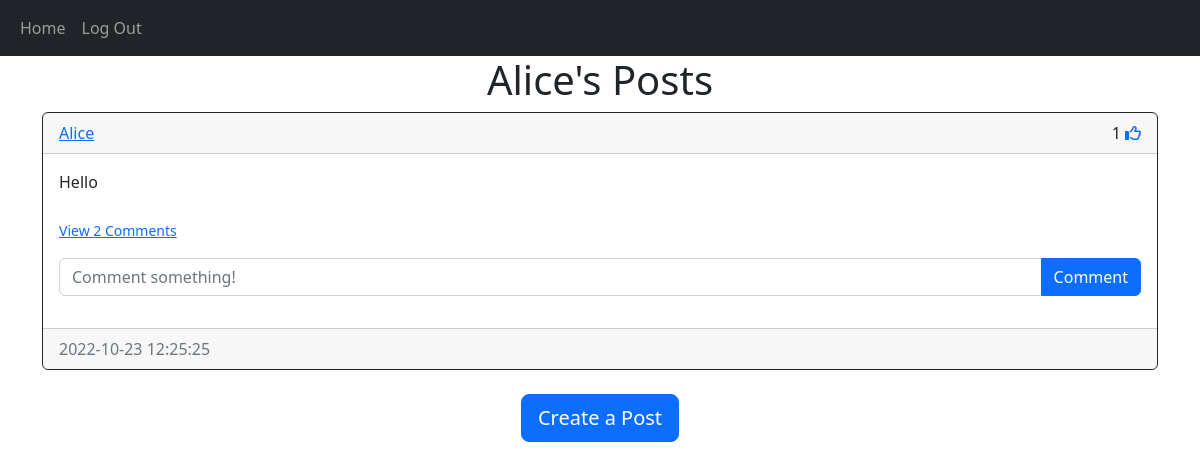
Page /posts/Alice (signed in) on the committed database.
### models.py (models this page shows)
class User(db.Model, UserMixin):
    id = db.Column(db.Integer, primary_key=True)
    email = db.Column(db.String(150), unique=True)
    username = db.Column(db.String(150), unique=True)
    password = db.Column(db.String(150))
    date_created = db.Column(db.DateTime(timezone=True), default=func.now())
    posts = db.relationship('Post', backref='user', passive_deletes=True)
    comments = db.relationship('Comment', backref='user', passive_deletes=True)
    likes = db.relationship('Like', backref='user', passive_deletes=True)

class Post(db.Model):
    id = db.Column(db.Integer, primary_key=True)
    text = db.Column(db.Text, nullable=False)
    date_created = db.Column(db.DateTime(timezone=True), default=func.now())
    author = db.Column(db.Integer, db.ForeignKey('user.id', ondelete="CASCADE"), nullable=False)
    comments = db.relationship('Comment', backref='post', passive_deletes=True)
    likes = db.relationship('Like', backref='post', passive_deletes=True)

### views.py (the view)
@views.route("/posts/<username>")
@login_required
def posts(username):
    user = User.query.filter_by(username=username).first()
    if not user:
        flash('No user with that username exists.', category='error')
        return redirect(url_for('views.home'))
    posts = user.posts
    return render_template("posts.html", user=current_user, posts=posts, username=username)

### __init__.py (called while the page is built)
def create_app():
    app = Flask(__name__)
    app.config['SECRET_KEY'] = "helloworld"
    app.config['SQLALCHEMY_DATABASE_URI'] = f'sqlite:///{DB_NAME}'
    db.init_app(app)
    from .views import views
    from .auth import auth
    app.register_blueprint(views, url_prefix="/")
    app.register_blueprint(auth, url_prefix="/")
    from .models import User, Post, Comment, Like
    create_database(app)
    login_manager = LoginManager()
    login_manager.login_view = "auth.login"
    login_manager.init_app(app)
    @login_manager.user_loader
    def load_user(id):
        return User.query.get(int(id))
    return app

### templates/posts.html (shortened to what this page needs)
{% extends "posts_div.html" %}
{% block header %}
{{username}}'s Posts
{% endblock %}
{% block footer %}
<div align="center">
        <a href="/home"><button type="button"
                                       class="btn btn-primary btn-lg">Create a Post</button></a>
    </div>
{% endblock %}

### templates/posts_div.html (shortened to what this page needs)
{% extends "base.html" %} {% block title %}Home{% endblock %} {% block content
%}
<h1 align="center">{% block header %}Posts{% endblock %}</h1>
<div id="posts">
  {% for post in posts %}
  <div class="card border-dark">
    <div class="card-header d-flex justify-content-between align-items-center">
      <a href="/posts/{{post.user.username}}">{{post.user.username}}</a>
      <div>
        {{ post.likes|length }}
        {% if user.id in post.likes|map(attribute="author")|list %}
        <a href="/like-post/{{post.id}}"><i class="fas fa-thumbs-up"></i></a>
        {% else %}
        <a href="/like-post/{{post.id}}"><i class="far fa-thumbs-up"></i></a>
        {% endif %}
    </div>
    </div>
    <div class="card-body">
      <div class="card-text">{{post.text}}</div>
      <br />
      <p class="card-text">
        {% if post.comments|length > 0 %}
        <a data-bs-toggle="collapse" href="#comments-{{post.id}}" role="button">
          <small>View {{post.comments|length}} Comments</small>
        </a>
        {% else %}
        <small class="text-muted">No Comments</small>
        {% endif %}
      </p>
      <form
        class="input-group mb-3"
        method="POST"
        action="/create-comment/{{post.id}}"
      >
        <input
          type="text"
          id="text"
          name="text"
          class="form-control"
          placeholder="Comment something!"
        />
        <button type="submit" class="btn btn-primary">Comment</button>
      </form>
    </div>
    <div class="card-footer text-muted">{{post.date_created}}</div>
  </div>
  <br/ > {% endfor %}
</div>
{% block footer %}{% endblock %} {% endblock %}

### rows in the picture
User: username "Alice"
Post: user.username "Alice", likes|length "1", text "Hello", comments|length "2", date_created "2022-10-23 12:25:25"
